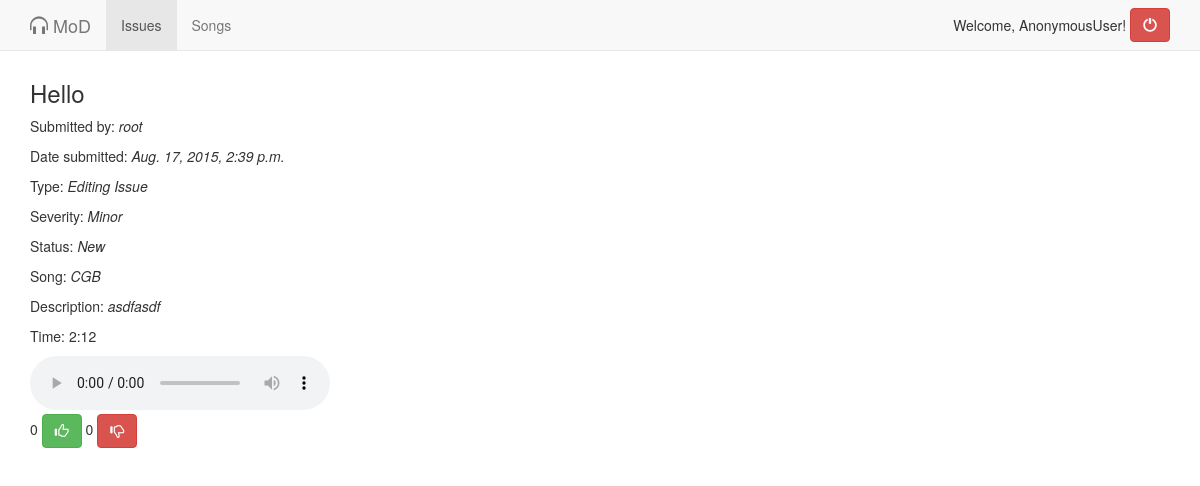
/19/, run on an earlier commit of the app's database.
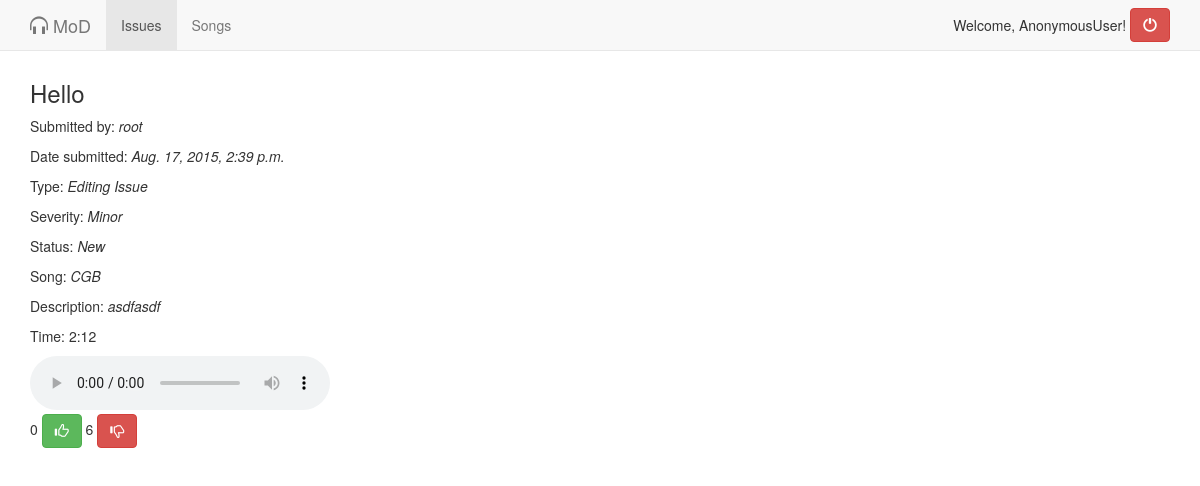
And on a later commit of the database.
### issues/models.py (models this page shows, shortened)
class Issue(models.Model):
    def is_new(self):
        return self.status == 'New'
    is_new.boolean = True
    title = models.CharField(max_length=50)
    description = models.CharField(max_length=1000)
    date = models.DateTimeField(default=datetime.datetime.now())
    typeof = models.CharField(max_length=100, choices=TYPE_CHOICES, default='Suggestion')
    severity = models.CharField(max_length = 100, choices=SEVERITY_CHOICES, default='Trivial')
    status = models.CharField(max_length = 50, choices=STATUS_CHOICES, default='New')
    upvotes = models.IntegerField(default=0)
    downvotes = models.IntegerField(default=0)
    song = models.ForeignKey(Song)
    minutes = models.IntegerField(default=0)
    seconds = models.IntegerField(default=0)
    reporter = models.CharField(max_length=30)

class Song(models.Model):
    title = models.CharField(max_length=50, default='')
    notes = models.CharField(max_length=200, default='None')
    url = models.CharField(max_length=500, default='')

### issues/views.py (the view)
# urls.py: url(r'^(?P<pk>\d+)/$', views.DetailView.as_view(), name='detail'),
class DetailView(generic.DetailView):
    model = Issue
    template_name = 'issues/detail.html'

### issues/templates/issues/detail.html (shortened to what this page needs)
{% extends 'issues/base.html' %}
{% load staticfiles %}
{% block body %}
<div class='details'>
    {% if issue %}
    <h3>{{ issue.title }}</h3>
    <div class='detail'>
        <p>Submitted by: <i>{{ issue.reporter }}</i></p>
        <p>Date submitted: <i>{{ issue.date }}</i></p>
        <p>Type: <i>{{ issue.typeof }}</i></p>
        <p>Severity: <i>{{ issue.severity }}</i></p>
        <p>Status: <i>{{ issue.status }}</i></p>
        {% if issue.song.title != 'General' %}
        <p>Song: <i>{{ issue.song.title }}</i></p>
        {% endif %}
        <div class='description'><p>Description: <i>{{ issue.description }}</i></p></div>
        <p>Time: {{ issue.minutes }}:{{ issue.seconds }}</p>
        {% if issue.song.url != '' %}
        <audio controls id="song">
            <source src="{{ issue.song.url }}" type="audio/mpeg">
        </audio>
        {% endif %}
        <form action="{% url 'issues:vote' issue.id %}" method="post">
            <p>{{ issue.upvotes }}
            <button type='submit' class="btn btn-success" name='voteup' value='+'><span class='glyphicon glyphicon-thumbs-up'></span></button>
            {{ issue.downvotes }}
            <button type='submit' class="btn btn-danger" name='votedown' value='-'><span class='glyphicon glyphicon-thumbs-down'></span></button></p>
        </form>
        {% endif %}
    </div>
</div>
{% endblock %}

### issues/templates/issues/base.html (shortened to what this page needs)
{% load staticfiles %}
<!DOCTYPE html>
<html lang="en">
    <head>
        <link href="/static/dist/css/bootstrap.min.css" rel="stylesheet">
    </head>
    <body style="padding-top:60px;">
        <nav class="navbar navbar-default navbar-fixed-top">
            <div class="container">
                <div class="navbar-header">
                    <a class="navbar-brand" href="/"><span class="glyphicon glyphicon-headphones"></span> MoD</a>
                </div>
                <div id="navbar" class="collapse navbar-collapse">
                    <ul class="nav navbar-nav">
                        <li class="active"><a href="{% url 'issues:index' %}">Issues</a></li>
                        <li><a href="{% url 'issues:song_index' %}">Songs</a></li>
                    </ul>
                    <form class="navbar-form navbar-right">
                        <div class="form-group">
                            Welcome, {{ user }}!
                        </div>
                        <a href="{% url 'issues:logout' %}"><button type="button" class="btn btn-danger"><span class="glyphicon glyphicon-off" aria-hidden="true"></span></button></a>
                    </form>
                </div>
            </div>
        </nav>
        <div class="container">
            {% block body %}{% endblock %}
        </div>
    </body>
</html>

What changed in the data, as far as the page shows it:
changed Issue "Hello": downvotes "0" → "6"
